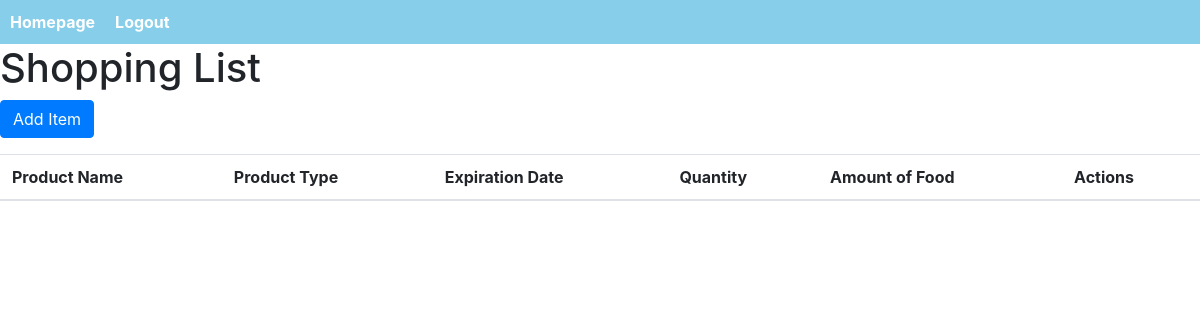
Before: /shopping_list/ (signed in) with the older database file.
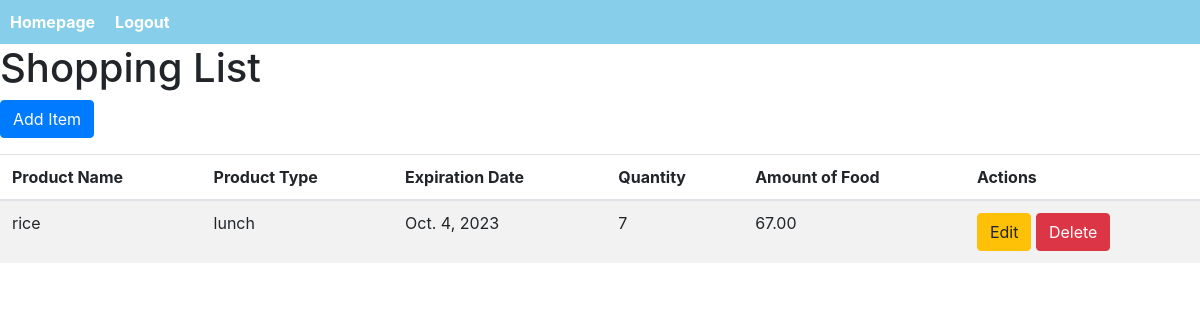
After: the same page with the newer database file.
### myapp/models.py (models this page shows, shortened)
class ShoppingListItem(models.Model):
    customer = models.ForeignKey(User, on_delete=models.CASCADE)
    product_name = models.CharField(max_length=255)
    product_type = models.CharField(max_length=100)
    expiration_date = models.DateField(null=True, blank=True)
    quantity = models.PositiveIntegerField()
    amount_of_food = models.DecimalField(max_digits=10, decimal_places=2)

### myapp/views.py (the view)
# urls.py: path('shopping_list/', views.shopping_list, name='shopping_list'),
def shopping_list(request):
    if request.user.is_authenticated:
        shopping_items = ShoppingListItem.objects.filter(customer=request.user)
        return render(request, 'shopping_list.html', {'shopping_items': shopping_items})
    else:
        return redirect('login')  # Redirect to the login page if the user is not logged in

### myapp/templates/shopping_list.html (shortened to what this page needs)
{% include 'dashboard.html' %}
<!DOCTYPE html>
<html lang="en">
<head>
    <link rel="stylesheet" href="https://maxcdn.bootstrapcdn.com/bootstrap/4.5.2/css/bootstrap.min.css">
    <link rel="stylesheet" href="https://code.jquery.com/ui/1.12.1/themes/base/jquery-ui.css">
</head>
<body>
    <h1>Shopping List</h1>
    <form method="post" action="{% url 'add_item' %}">
        <button type="submit" class="btn btn-primary">Add Item</button>
    </form>
    <table class="table table-striped">
        <thead>
            <tr>
                <th>Product Name</th>
                <th>Product Type</th>
                <th>Expiration Date</th>
                <th>Quantity</th>
                <th>Amount of Food</th>
                <th>Actions</th>
            </tr>
        </thead>
        <tbody>
            {% for item in shopping_items %}
            <tr>
                <td>{{ item.product_name }}</td>
                <td>{{ item.product_type }}</td>
                <td>{{ item.expiration_date }}</td>
                <td>{{ item.quantity }}</td>
                <td>{{ item.amount_of_food }}</td>
                <td>
                    <a href="{% url 'edit_item' item.id %}" class="btn btn-warning">Edit</a>
                    <a href="{% url 'delete_item' item.id %}" class="btn btn-danger">Delete</a>
                </td>
            </tr>
            {% endfor %}
        </tbody>
    </table>
</body>
</html>

### myapp/templates/dashboard.html (shortened to what this page needs)
<div class="dashboard">
    <ul>
        <li><a href="{% url 'customer_homepage' %}">Homepage</a></li>
        <li class="top-right"><a href="{% url 'logout' %}">Logout</a></li>
    </ul>
</div>

### myapp/templates/dashboard.html (style rules this page uses)
.dashboard { background-color: #87CEEB; padding: 10px; display: flex; justify-content: space-between; align-items: center; }
.dashboard ul { list-style-type: none; padding: 0; margin: 0; display: flex; }
.dashboard ul li { margin-right: 20px; }
.dashboard ul li:last-child { margin-right: 0; }
.dashboard ul li a { text-decoration: none; color: #FFFFFF; font-weight: bold; transition: color 0.3s ease-in-out; }
.top-right { margin-left: auto; }

Changed rows visible on the page:
added ShoppingListItem: product_name "rice", product_type "lunch", expiration_date "Oct. 4, 2023", quantity "7", amount_of_food "67.00"
